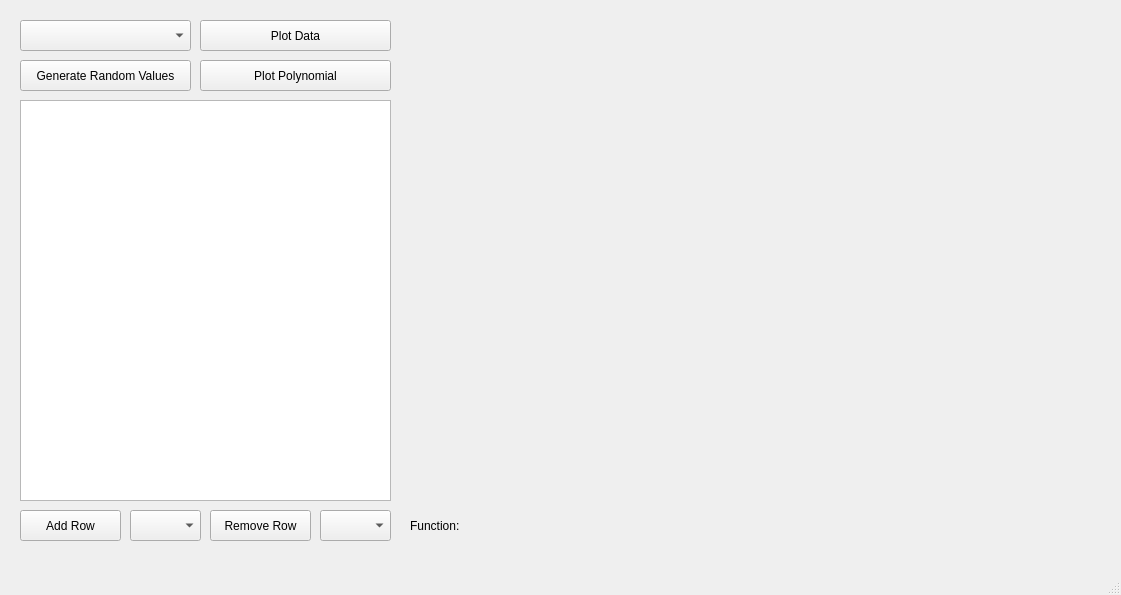
<?xml version="1.0" encoding="UTF-8"?>
<ui version="4.0">
 <class>Regress</class>
 <widget class="QMainWindow" name="Regress">
  <property name="geometry">
   <rect>
    <x>0</x>
    <y>0</y>
    <width>1121</width>
    <height>595</height>
   </rect>
  </property>
  <property name="windowTitle">
   <string>Regress</string>
  </property>
  <widget class="QWidget" name="centralwidget">
   <widget class="QPushButton" name="Plot">
    <property name="geometry">
     <rect>
      <x>200</x>
      <y>20</y>
      <width>191</width>
      <height>31</height>
     </rect>
    </property>
    <property name="text">
     <string>Plot Data</string>
    </property>
   </widget>
   <widget class="QCustomPlot" name="plotter" native="true">
    <property name="geometry">
     <rect>
      <x>410</x>
      <y>20</y>
      <width>691</width>
      <height>481</height>
     </rect>
    </property>
   </widget>
   <widget class="QPushButton" name="polyFit">
    <property name="geometry">
     <rect>
      <x>200</x>
      <y>60</y>
      <width>191</width>
      <height>31</height>
     </rect>
    </property>
    <property name="text">
     <string>Plot Polynomial</string>
    </property>
   </widget>
   <widget class="QTableWidget" name="inputTable">
    <property name="geometry">
     <rect>
      <x>20</x>
      <y>100</y>
      <width>371</width>
      <height>401</height>
     </rect>
    </property>
   </widget>
   <widget class="QPushButton" name="addRow">
    <property name="geometry">
     <rect>
      <x>20</x>
      <y>510</y>
      <width>101</width>
      <height>31</height>
     </rect>
    </property>
    <property name="text">
     <string>Add Row</string>
    </property>
   </widget>
   <widget class="QPushButton" name="removeRow">
    <property name="geometry">
     <rect>
      <x>210</x>
      <y>510</y>
      <width>101</width>
      <height>31</height>
     </rect>
    </property>
    <property name="text">
     <string>Remove Row</string>
    </property>
   </widget>
   <widget class="QComboBox" name="degreeBox">
    <property name="geometry">
     <rect>
      <x>20</x>
      <y>20</y>
      <width>171</width>
      <height>31</height>
     </rect>
    </property>
   </widget>
   <widget class="QComboBox" name="addRowBox">
    <property name="geometry">
     <rect>
      <x>130</x>
      <y>510</y>
      <width>71</width>
      <height>31</height>
     </rect>
    </property>
   </widget>
   <widget class="QComboBox" name="removeRowBox">
    <property name="geometry">
     <rect>
      <x>320</x>
      <y>510</y>
      <width>71</width>
      <height>31</height>
     </rect>
    </property>
   </widget>
   <widget class="QLabel" name="label_2">
    <property name="geometry">
     <rect>
      <x>50</x>
      <y>40</y>
      <width>55</width>
      <height>16</height>
     </rect>
    </property>
    <property name="text">
     <string/>
    </property>
   </widget>
   <widget class="QPushButton" name="randomValues">
    <property name="geometry">
     <rect>
      <x>20</x>
      <y>60</y>
      <width>171</width>
      <height>31</height>
     </rect>
    </property>
    <property name="text">
     <string>Generate Random Values</string>
    </property>
   </widget>
   <widget class="QLabel" name="polyFunction">
    <property name="geometry">
     <rect>
      <x>410</x>
      <y>510</y>
      <width>691</width>
      <height>31</height>
     </rect>
    </property>
    <property name="font">
     <font>
      <pointsize>9</pointsize>
      <weight>50</weight>
      <bold>false</bold>
     </font>
    </property>
    <property name="text">
     <string>Function:</string>
    </property>
   </widget>
  </widget>
  <widget class="QMenuBar" name="menubar">
   <property name="geometry">
    <rect>
     <x>0</x>
     <y>0</y>
     <width>1121</width>
     <height>25</height>
    </rect>
   </property>
  </widget>
  <widget class="QStatusBar" name="statusbar"/>
 </widget>
 <customwidgets>
  <customwidget>
   <class>QCustomPlot</class>
   <extends>QWidget</extends>
   <header>qcustomplot.h</header>
   <container>1</container>
  </customwidget>
 </customwidgets>
 <resources/>
 <connections/>
</ui>
